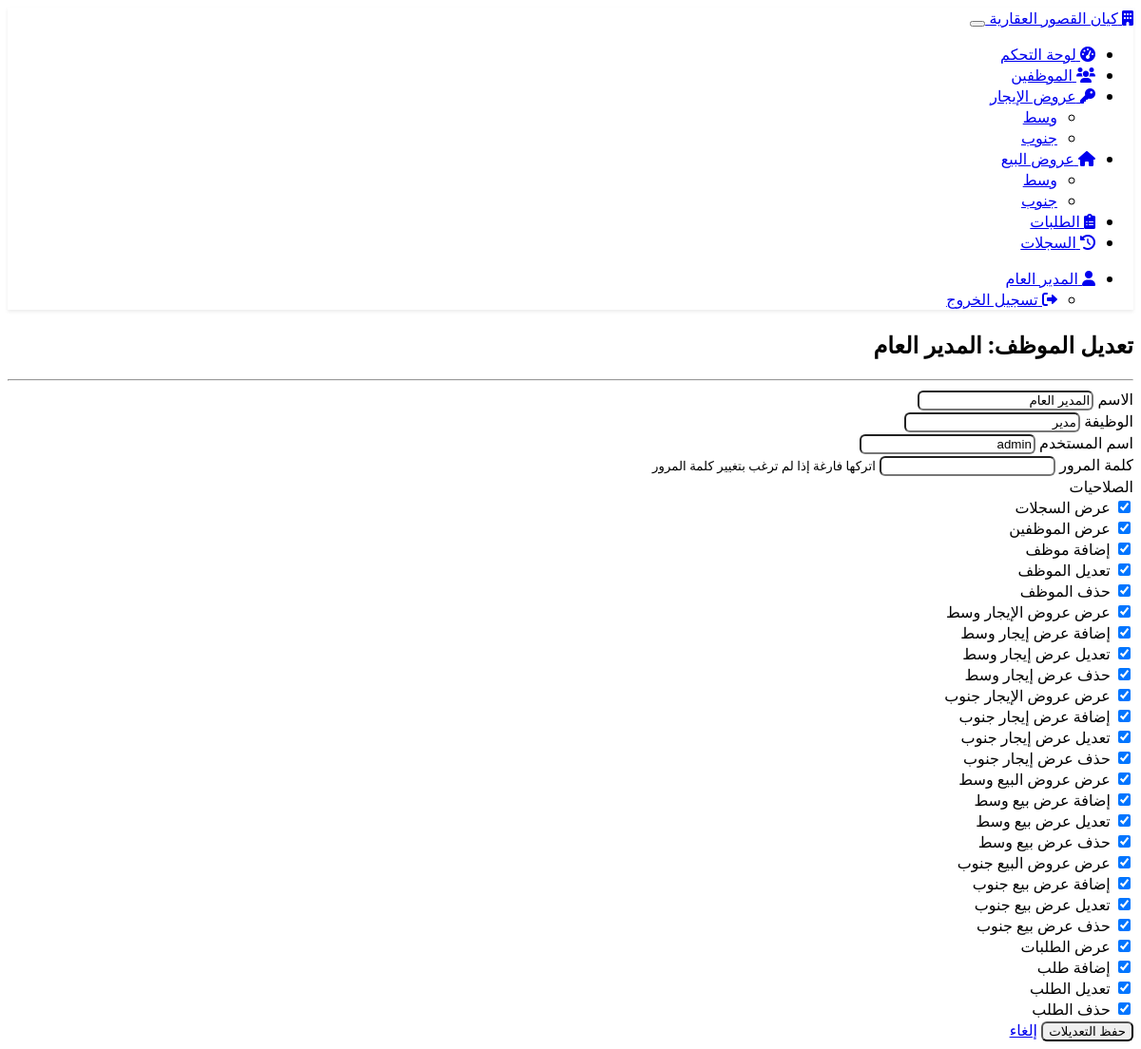
Screenshot of /employees/edit/1 (signed in) with the database file from the repository.
### models.py (models this page shows, shortened)
class Employee(db.Model, UserMixin):
    __tablename__ = 'employee'
    __table_args__ = {'extend_existing': True}
    id = db.Column(db.Integer, primary_key=True)
    name = db.Column(db.String(150), nullable=False)
    role = db.Column(db.String(100), nullable=False)
    username = db.Column(db.String(150), unique=True, nullable=False)
    password = db.Column(db.String(200), nullable=False)
    permissions = db.Column(db.Text, default='[]')
    created_at = db.Column(db.DateTime, default=datetime.utcnow)
    def get_permissions(self):
        try:
            perms = json.loads(self.permissions or '[]')
            return [str(p) for p in perms] if isinstance(perms, list) else []
        except:
            return []
    def has_permission(self, perm):
        return str(perm) in self.get_permissions()

### main.py (the view, shortened to what this page needs)
@app.route('/employees/edit/<int:id>', methods=['GET', 'POST'])
@login_required
@permission_required('edit_employee')
def edit_employee(id):
    employee = Employee.query.get_or_404(id)
    return render_template(
        'employees/edit.html',
        employee=employee,
        available_permissions=AVAILABLE_PERMISSIONS
    )

### main.py (called while the page is built)
@login_manager.user_loader
def load_user(user_id):
    return Employee.query.get(int(user_id))

def permission_required(permission):
    def decorator(f):
        @wraps(f)
        def decorated_function(*args, **kwargs):
            if not current_user.is_authenticated or not current_user.has_permission(permission):
                flash("🚫 ليس لديك صلاحية", "danger")
                return redirect(url_for("dashboard"))
            return f(*args, **kwargs)
        return decorated_function
    return decorator

### templates/employees/edit.html (shortened to what this page needs)
{% extends "base.html" %}
{% block content %}
<div class="container mt-4">
    <h2>
        {% if employee %} تعديل الموظف: {{ employee.name }} {% else %} إضافة موظف جديد {% endif %}
    </h2>
    <hr>
    <form method="POST">
        <div class="mb-3">
            <label for="name" class="form-label">الاسم</label>
            <input type="text" class="form-control" name="name" id="name"
                   value="{{ employee.name if employee else '' }}" required>
        </div>
        <div class="mb-3">
            <label for="role" class="form-label">الوظيفة</label>
            <input type="text" class="form-control" name="role" id="role"
                   value="{{ employee.role if employee else '' }}" required>
        </div>
        <div class="mb-3">
            <label for="username" class="form-label">اسم المستخدم</label>
            <input type="text" class="form-control" name="username" id="username"
                   value="{{ employee.username if employee else '' }}" required>
        </div>
        <div class="mb-3">
            <label for="password" class="form-label">كلمة المرور</label>
            <input type="password" class="form-control" name="password" id="password"
                   {% if not employee %} required {% endif %}>
            {% if employee %}
                <small class="text-muted">اتركها فارغة إذا لم ترغب بتغيير كلمة المرور</small>
            {% endif %}
        </div>
        <div class="mb-3">
            <label class="form-label">الصلاحيات</label><br>
            {% for perm in available_permissions %}
                <div class="form-check form-check-inline">
                    <input class="form-check-input" type="checkbox" name="permissions[]" value="{{ perm[0] }}"
                        {% if employee and perm[0] in employee.get_permissions() %} checked {% endif %}>
                    <label class="form-check-label">{{ perm[1] }}</label>
                </div>
            {% endfor %}
        </div>
        <button type="submit" class="btn btn-primary">
            {% if employee %} حفظ التعديلات {% else %} إضافة موظف {% endif %}
        </button>
        <a href="{{ url_for('list_employees') }}" class="btn btn-secondary">إلغاء</a>
    </form>
</div>
{% endblock %}

### templates/base.html (shortened to what this page needs)
<!DOCTYPE html>
<html lang="ar" dir="rtl">
<head>
    <link href="https://cdn.replit.com/agent/bootstrap-agent-dark-theme.min.css" rel="stylesheet">
    <link href="https://cdnjs.cloudflare.com/ajax/libs/font-awesome/6.0.0/css/all.min.css" rel="stylesheet">
    <link href="{{ url_for('static', filename='style.css') }}" rel="stylesheet">
</head>
<body>
    <nav class="navbar navbar-expand-lg navbar-dark bg-dark">
        <div class="container">
            <a class="navbar-brand" href="{{ url_for('dashboard') }}">
                <i class="fas fa-building"></i> كيان القصور العقارية
            </a>
            {% if current_user.is_authenticated %}
            <button class="navbar-toggler" type="button" data-bs-toggle="collapse" data-bs-target="#navbarNav">
            </button>
            <div class="collapse navbar-collapse" id="navbarNav">
                <ul class="navbar-nav me-auto">
                    <li class="nav-item">
                        <a class="nav-link" href="{{ url_for('dashboard') }}">
                            <i class="fas fa-tachometer-alt"></i> لوحة التحكم
                        </a>
                    </li>
                    {% if current_user.has_permission('list_employees') %}
                    <li class="nav-item">
                        <a class="nav-link" href="{{ url_for('list_employees') }}">
                            <i class="fas fa-users"></i> الموظفين
                        </a>
                    </li>
                    {% endif %}
                    {% set rentals = [('وسط', 'm'), ('جنوب', 'w')] %}
                    <li class="nav-item dropdown">
                        <a class="nav-link dropdown-toggle" href="#" id="rentalDropdown" role="button" data-bs-toggle="dropdown">
                            <i class="fas fa-key"></i> عروض الإيجار
                        </a>
                        <ul class="dropdown-menu">
                            {% for name, code in rentals %}
                                {% if current_user.has_permission('rental' + code + '_offers_view') %}
                                <li>
                                    <a class="dropdown-item" href="{{ url_for('rental' + code + '_offers') }}">{{ name }}</a>
                                </li>
                                {% endif %}
                            {% endfor %}
                        </ul>
                    </li>
                    <li class="nav-item dropdown">
                        <a class="nav-link dropdown-toggle" href="#" id="saleDropdown" role="button" data-bs-toggle="dropdown">
                            <i class="fas fa-home"></i> عروض البيع
                        </a>
                        <ul class="dropdown-menu">
                            {% for name, code in rentals %}
                                {% if current_user.has_permission('sales' + code + '_offers_view') %}
                                <li>
                                    <a class="dropdown-item" href="{{ url_for('sales' + code + '_offers') }}">{{ name }}</a>
                                </li>
                                {% endif %}
                            {% endfor %}
                        </ul>
                    </li>
                    {% if current_user.has_permission('orders_view') %}
                    <li class="nav-item">
                        <a class="nav-link" href="{{ url_for('orders') }}">
                            <i class="fas fa-clipboard-list"></i> الطلبات
                        </a>
                    </li>
                    {% endif %}
                    {% if current_user.has_permission('orders_view') %}
                    <li class="nav-item">
                        <a class="nav-link" href="{{ url_for('view_logs') }}">
                            <i class="fas fa-history"></i> السجلات
                        </a>
                    </li>
                    {% endif %}
                </ul>
                <ul class="navbar-nav">
                    <li class="nav-item dropdown">
                        <a class="nav-link dropdown-toggle" href="#" id="userDropdown" role="button" data-bs-toggle="dropdown">
                            <i class="fas fa-user"></i> {{ current_user.name }}
                        </a>
                        <ul class="dropdown-menu">
                            <li>
                                <a class="dropdown-item" href="{{ url_for('logout') }}">
                                    <i class="fas fa-sign-out-alt"></i> تسجيل الخروج
                                </a>
                            </li>
                        </ul>
                    </li>
                </ul>
            </div>
            {% endif %}
        </div>
    </nav>
    <div class="container mt-4">
        {% block content %}{% endblock %}
    </div>
</body>
</html>

### static/style.css (style rules this page uses)
body { font-family: 'Segoe UI', Tahoma, Geneva, Verdana, sans-serif; }
.navbar { box-shadow: 0 2px 4px rgba(0,0,0,0.08); }
.btn { border-radius: 6px; }
.form-control { border-radius: 6px; }
[dir="rtl"] .dropdown-menu { right: 0 !important; left: auto !important; }
[dir="rtl"] .navbar-nav .dropdown-menu { right: 0; left: auto; }
.form-label { font-weight: 500; margin-bottom: 0.5rem; }

### rows the page displays
Employee: name "المدير العام", role "مدير", username "admin", permissions "☑" "☑" "☑" "☑" "☑" "☑" "☑" "☑" "☑" "☑" "☑" "☑" "☑" "☑" "☑" "☑" "☑" "☑" "☑" "☑" "☑" "☑" "☑" "☑" "☑"

### other values shown
{{ name }} "وسط" "جنوب"
{{ perm[1] }} "عرض السجلات" "عرض الموظفين" "إضافة موظف" "تعديل الموظف" "حذف الموظف" "عرض عروض الإيجار وسط" "إضافة عرض إيجار وسط" "تعديل عرض إيجار وسط" "حذف عرض إيجار وسط" "عرض عروض الإيجار جنوب" "إضافة عرض إيجار جنوب" "تعديل عرض إيجار جنوب" "حذف عرض إيجار جنوب" "عرض عروض البيع وسط" "إضافة عرض بيع وسط" "تعديل عرض بيع وسط" "حذف عرض بيع وسط" "عرض عروض البيع جنوب" "إضافة عرض بيع جنوب" "تعديل عرض بيع جنوب" "حذف عرض بيع جنوب" "عرض الطلبات" "إضافة طلب" "تعديل الطلب" "حذف الطلب"
